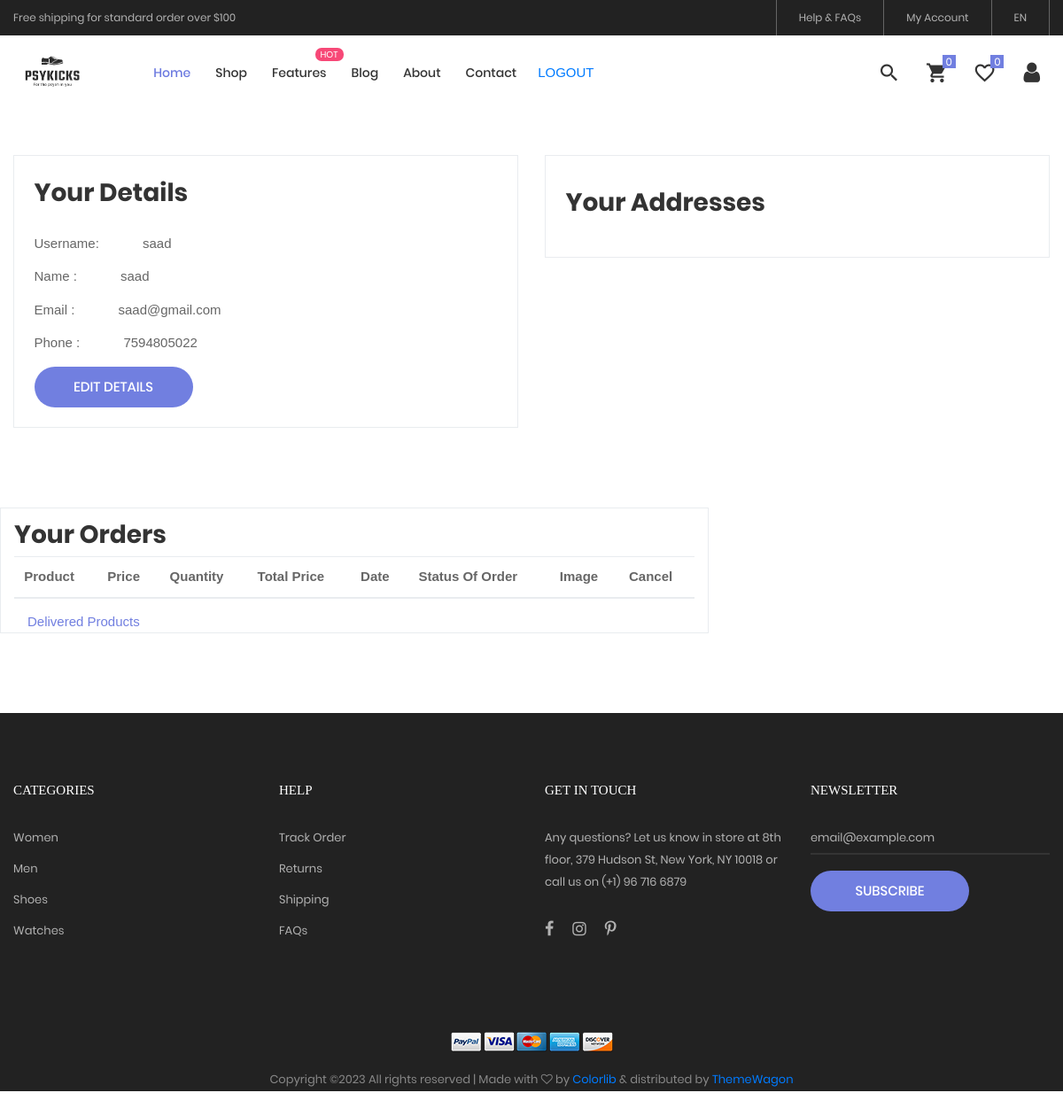
/userprofile/ (signed in), run on an earlier commit of the app's database.
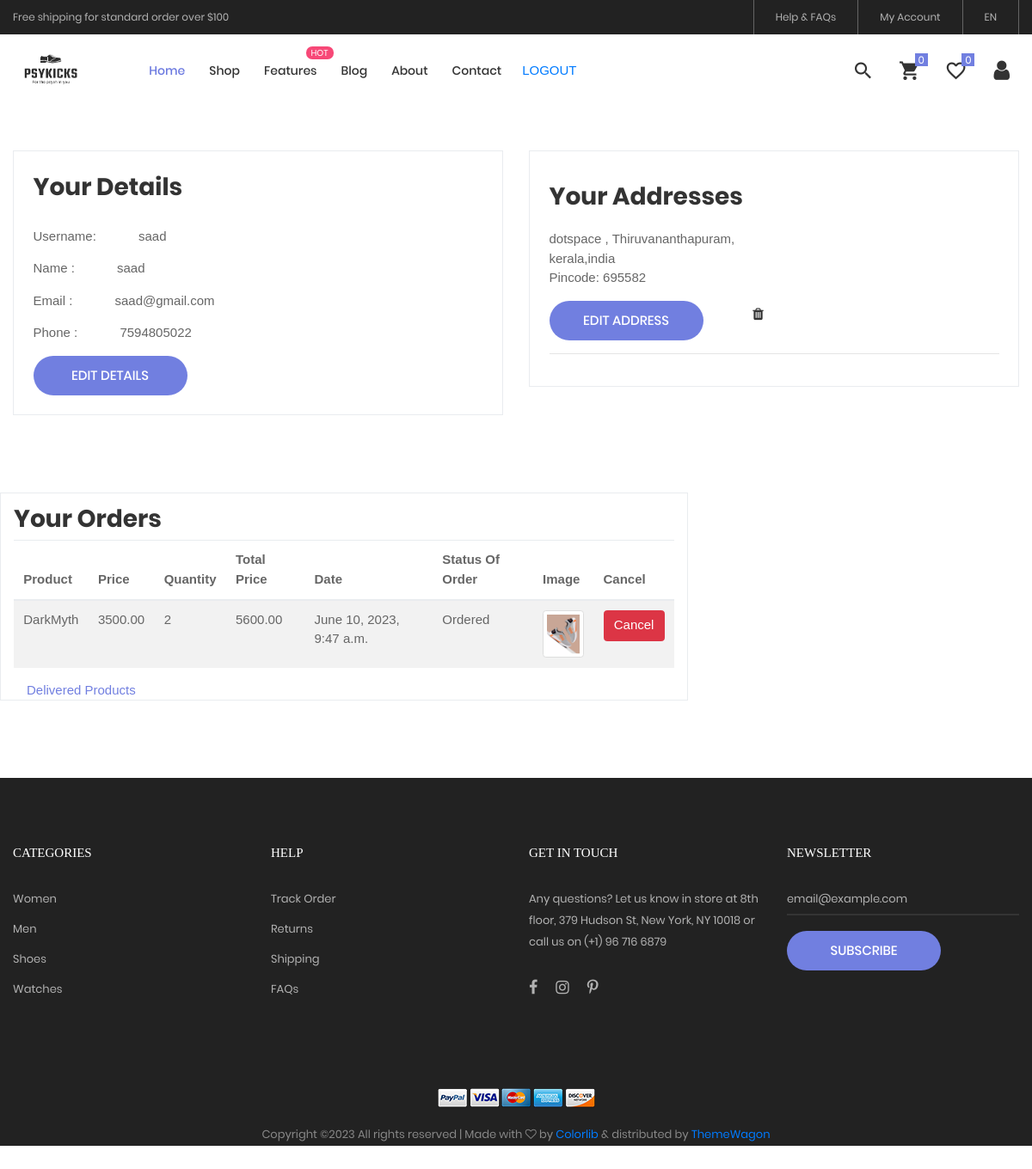
And on a later commit of the database.
### myapp/models.py (models this page shows, shortened)
class ShippingAddress(models.Model):
    customer = models.ForeignKey(customer, on_delete=models.SET_NULL, null=True, blank=True)
    order = models.ForeignKey(Order, on_delete=models.SET_NULL, blank=True, null=True)
    address = models.CharField(max_length=100, null=True)
    city = models.CharField(max_length=100, null=True)
    country = models.CharField(max_length=100, null=True)
    state = models.CharField(max_length=100, null=True)
    zipcode = models.CharField(max_length=100, null=True)
    date_added = models.DateTimeField(auto_now_add=True)

class Order(models.Model):
    customer = models.ForeignKey(customer, on_delete=models.SET_NULL, null=True, blank=True)
    product=models.ForeignKey(Products, on_delete=models.SET_NULL, null=True, blank=True)
    date_ordered = models.DateTimeField(auto_now_add=True)
    complete = models.BooleanField(default=False)
    order_type = models.CharField(max_length=100,default="Ordered")
    order_status = models.CharField(max_length=100,default="COD")
    total = models.DecimalField(max_digits=10, decimal_places=2,default=0)
    quantity=models.PositiveIntegerField(default=1)

class Products(models.Model):
    name = models.CharField(max_length=200, unique=True)
    price = models.DecimalField(max_digits=10, decimal_places=2)
    quantity = models.PositiveIntegerField()
    category = models.ForeignKey(Category, on_delete=models.CASCADE)
    color = models.ManyToManyField(Color)
    gender = models.ForeignKey(Gender, on_delete=models.CASCADE, default=None, null=True)
    size = models.ManyToManyField(Size)
    brand = models.ForeignKey(Brand, on_delete=models.CASCADE, default=None, null=True)
    description = models.TextField(blank=True)
    digital = models.BooleanField(default=False)

class ProductImage(models.Model):
    product = models.ForeignKey(Products, on_delete=models.CASCADE,null=True, blank=True, related_name='images', default=None)
    image = models.ImageField(upload_to='products/', null=True, blank=True)

### myapp/views.py (the view)
# urls.py: path("userprofile/",views.userprofile,name="userprofile"),
def userprofile(request):
    username = request.session["username"]
    customerobj = customer.objects.get(username=username)
    orderobjs = Order.objects.filter(customer=customerobj)
    addressobjs = ShippingAddress.objects.filter(customer=customerobj)
    context = {
        "orderobjs": orderobjs,
        "username": username,
        "addressobjs": addressobjs,
        "customerobj": customerobj
    }
    return render(request, "myapp/userprofile.html", context)

### myapp/templates/myapp/userprofile.html (shortened to what the changed rows need)
{% extends 'myapp/userindex.html' %}
{% load static %}
{% block content %}
<div class="container">
    <div class="row">
        <div class="col-md-6">
            <div class="container formcont p-4 border border-1">
                <h1 class="block1-name ltext-102 trans-04 p-b-8 p-t-4">Your Details</h1>
            </div>
        </div>
        <div class="col-md-6">
            <div class="container formcont p-4 border border-1">
                <ol>
                    {% for addressobj in addressobjs %}
                    <li class="mt-3">
                        {{ addressobj.address }}, {{ addressobj.city }},
                        <div> {{ addressobj.state }},{{ addressobj.country }}</div>
                        <div>Pincode: {{ addressobj.zipcode }}</div>
                        <div style="display:flex; flex-direction: row;">
                         <button class="flex-c-m stext-101 cl0 size-103 bg1 bor1 hov-btn2 p-lr-15 trans-04  mt-3"  data-bs-toggle="modal" data-bs-target="#editaddress-{{forloop.counter}}" > Edit Address</button>
                         <a href="{% url 'removeaddress' addressobj.id %}" onclick="return confirmDelete();">
                            <button class="size-113 flex-c-m fs-16 cl2 hov-cl1 trans-04 ml-5" >
                                <i class="fa fa-trash" aria-hidden="true"></i>
                            </button>
                        </a>
                    </div>
                     <hr>
                    {% endfor %}
                </ol>
            </div>
        </div>
    </div>
</div>
<div class="col-md-8 border border-2" >
    <div class="container">
        <div class="row">
            <table class="table table-striped">
                <thead>
                    <tr>
                        <th>Product</th>
                        <th>Price</th>
                        <th>Quantity</th>
                        <th>Total Price</th>
                        <th>Date</th>
                        <th>Status Of Order</th>
                        <th>Image</th>
                        <th>Cancel</th>
                    </tr>
                </thead>
                <tbody>
                    {% for item in orderobjs %}
                    <tr>
                        <td>{{ item.product.name }}</td>
                        <td>{{ item.product.price }}</td>
                        <td>{{ item.quantity }}</td>
                        <td>{{ item.total }}</td>
                        <td>{{ item.date_ordered }}</td>
                        <td>{{ item.order_type }}</td>
                        <td>
                            <img class="img-fluid img-thumbnail"
                                src="{{ item.product.images.first.image.url }}" alt="" width="50"
                                height="50">
                        </td>
                        <td>
                            <button type="button" class="btn btn-danger cancel-btn">Cancel</button>
                          </td>
                    </tr>
                    {% endfor %}
                </tbody>
            </table>
        </div>
    </div>
</div>
{% endblock content %}

What changed in the data, as far as the page shows it:
added ShippingAddress: address "dotspace", city "Thiruvananthapuram", state "kerala", country "india", zipcode "695582"
added Order: product.name "DarkMyth", product.price "3500.00", quantity "2", total "5600.00", date_ordered "June 10, 2023, 9:47 a.m.", order_type "Ordered", product.images.first.image (picture)
